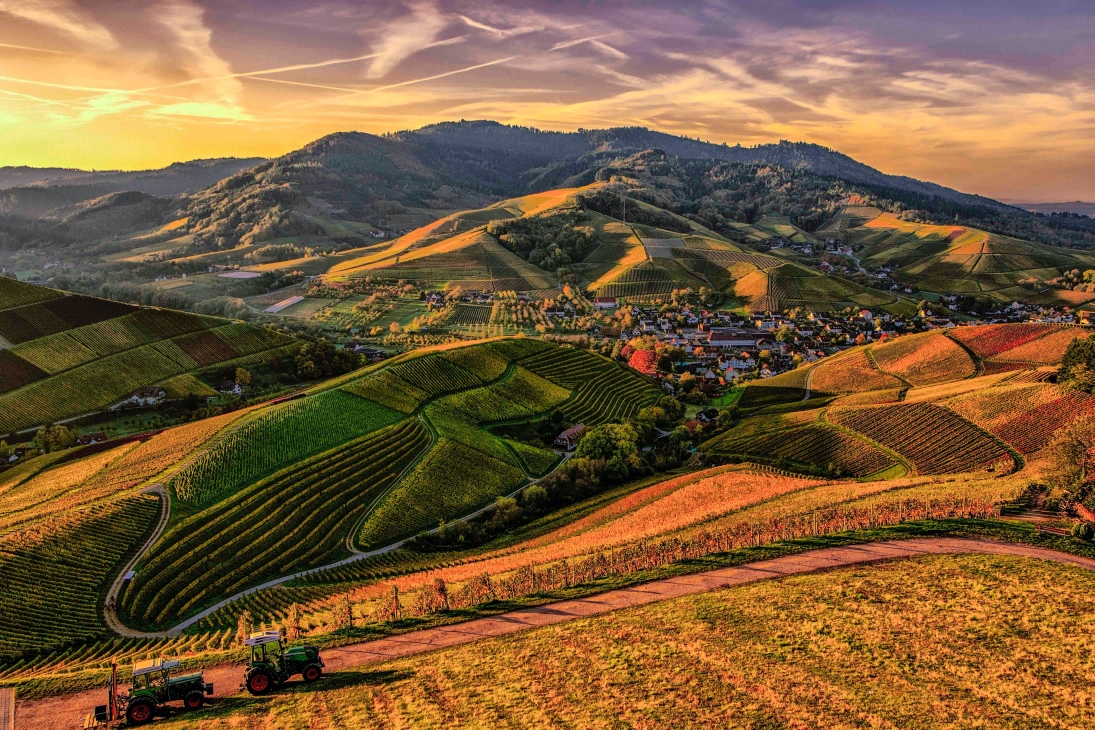
//> input picture 4kimage.jpg, 5472 x 3648 px (shown at 1/5 size)
$ ./encoder_openmp 100 4kimage.jpg   (built with g++ and OpenCV 4)
//> lines starting //> are read from the running program, lines starting //| are printed output that depends on the picture
### ImageProcessing.hpp
#ifndef ImageProcessing
#define ImageProcessing

#include<iostream>
#include "FFT.hpp"
#include<opencv2/highgui/highgui.hpp>
#include<opencv2/imgproc/imgproc.hpp>

#include <stdint.h>

using namespace cv;

//initialize 2D array of quantize matrix quality level 50 for quantize function
const int LuminanceQuantizationTable[8][8] =
{
    {16, 11, 10, 16, 24, 40, 51, 61},
    {12, 12, 14, 19, 26, 58, 60, 55},
    {14, 13, 16, 24, 40, 57, 69, 56},
    {14, 17, 22, 29, 51, 87, 80, 62},
    {18, 22, 37, 56, 68, 109, 103, 77},
    {24, 35, 55, 64, 81, 104, 113, 92},
    {49, 64, 78, 87, 103, 121, 120, 101},
    {72, 92, 95, 98, 112, 100, 103, 99}
};

const int ChrominanceQuantizationTable[8][8] =
{
    {17, 18, 24, 47, 99, 99, 99, 99},
    {18, 21, 26, 66, 99, 99, 99, 99},
    {24, 26, 56, 99, 99, 99, 99, 99},
    {47, 66, 99, 99, 99, 99, 99, 99},
    {99, 99, 99, 99, 99, 99, 99, 99},
    {99, 99, 99, 99, 99, 99, 99, 99},
    {99, 99, 99, 99, 99, 99, 99, 99},
    {99, 99, 99, 99, 99, 99, 99, 99}
};

void QuantizeChrominance(xformBlock* blockptr);
void QuantizeLuminance(xformBlock* blockptr);
void InvQuantizeChrominance(xformBlock* blockptr);
void InvQuantizeLuminance(xformBlock* blockptr);

void SubSample(Mat bandmat, Mat bandmat420);
void UpSample(Mat bandmat, Mat bandmatUp);

#endif

### FFT.hpp
#ifndef FFT
#define FFT
#include <stdio.h>
#include <math.h>
#include <cstring>
#include <iostream>
#include <iomanip>
#include <complex>
#include <cmath>
#include <stdint.h>


#define cnum std::complex<double>
#define uint8 uint8_t
#define int16 int16_t
#define uint32 uint32_t
using namespace std::complex_literals;

enum band_type {Y, CB, CR};

//takes input of current index value and returns decomposed index value
static const unsigned bit_rev_lut[] = {
    0, 4, 2, 6, 1, 5, 3, 7
};

//xformblock struct for block image processing
typedef struct xformBlock {
    cnum data[8][8];
    int row_index;
    int col_index;
    enum band_type band;

} xformBlock;

void FFT_8x8(xformBlock* blockptr);
void IFFT_8x8(xformBlock* blockptr);

#endif

### ImageProcessing.cpp
#include "ImageProcessing.hpp"

using namespace cv;
using namespace std;

/*******************************************************************
    QuantizeChrominance

    inputs:
    xformBlock* blockptr

    outputs:
    xformBlock* blockptr

    description:
    Operate on pixels of image on a block by block level
    Perform quantize operation of dividing by chrominance quantize value corresponding to location within block
    and then rounding resultant

*******************************************************************/
// [17 lines left out: function QuantizeChrominance, not called in this run]

/*******************************************************************
    QuantizeLuminance

    inputs:
    xformBlock* blockptr

    outputs:
    xformBlock* blockptr

    description:
    Operate on pixels of image on a block by block level
    Perform quantize operation of dividing by luminance quantize value corresponding to location within block
    and then rounding resultant

*******************************************************************/
// [13 lines left out: function QuantizeLuminance, not called in this run]

/*******************************************************************
    InvQuantizeChrominance

    inputs:
    xformBlock* blockptr

    outputs:
    xformBlock* blockptr

    description:
    Operate on pixels of image on a block by block level
    Undo quantize operation by multiplying chrominance value corresponding to location within block

*******************************************************************/
// [11 lines left out: function InvQuantizeChrominance, not called in this run]

/*******************************************************************
    InvQuantizeLuminance

    inputs:
    xformBlock* blockptr

    outputs:
    xformBlock* blockptr

    description:
    Operate on pixels of image on a block by block level
    Undo quantize operation by multiplying luminance value corresponding to location within block

*******************************************************************/
// [12 lines left out: function InvQuantizeLuminance, not called in this run]

/*******************************************************************
    SubSample

    inputs:
    Mat bandmat
        Mat object carrying a chrominance band to be reduced to a 4:2:0 sample rate

    Mat bandmat420
        has half as many cols and half as many rows as bandmat

    outputs:
    Mat bandmat420

    description:
    Saves pixels at every other row and col into a smaller mat create a subsampled matrix of color band

*******************************************************************/
void SubSample(Mat bandmat, Mat bandmat420)
{
   int i,j;
   for (int x = 0; x< bandmat.rows/2; x++) // from pixel 1 to end of new bound
    {
        for (int y = 0; y< bandmat.cols/2; y++) // from pixel 1 to end of new bound
        {

            i = 2*x + 1; // skips every other row
            j = 2*y + 1; // skips every other column
            bandmat420.at<uchar>(x,y) = bandmat.at<uchar>(i,j); // assign row and column to subsample variable
        }
    }
}

/*******************************************************************
    UpSample

    inputs:
    Mat bandmat
        Mat object carrying a chrominance band to be Upsampled from 4:2:0 to 4:4:4

    Mat bandmat420
        has twice as many cols and twice as many rows as bandmat

    outputs:
    Mat bandmatUp

    description:
    Store orignal pixels in larger matrix and linearly interpolate the gaps through taking the average of adjacent pixels between columns
    and copying the previous row into gap rows

*******************************************************************/
// [28 lines left out: function UpSample, not called in this run]

### encoder_openmp.cpp

#include <omp.h>
#include<iostream>
#include "FFT.hpp"
#include "FFT.cpp"
#include "ImageProcessing.hpp"
#include "ImageProcessing.cpp"
#include<opencv2/highgui/highgui.hpp>
#include<opencv2/imgproc/imgproc.hpp>

#include <stdint.h>
#include <string>
#include <sys/resource.h>


//using namespace cv;
using namespace std;
using namespace cv;


void mat2block(Mat* mat, xformBlock* block);
void block2mat(Mat* mat, xformBlock* block);
void getblockarray(Mat mat, xformBlock* blockarr);
void getmat(Mat mat, xformBlock* blockarr);

void block2bitstream(xformBlock *block, uint8 *arr );
void bitstream2block(xformBlock *block, uint8 *arr );

void block2bitstream16(xformBlock *block, int16_t *arr );
void bitstream2block16(xformBlock *block, int16_t *arr );

double PSNR(Mat PreImg, Mat PostImg);

int main(int argc, const char** argv)
{

    int my_rank;
    int num_process;
    int thread_count =stoi(argv[1],0,10);


    Mat img;
    Mat myImage_Converted;

    int Y_numBlocks ;
    int Y_numRows ;
    int Y_numCols ;


    int C_numBlocks ;
    int C_numRows ;
    int C_numCols ;

    Mat Cr_420 ;
    Mat Cb_420 ;
    Mat Y;

    //-------------------------------------------------------------------------------------------------//
    // Image Preprocessing in root
    //-------------------------------------------------------------------------------------------------//

    cout<<"Number of threads : "<<thread_count << endl;
    cout<<"Image to compress : "<<argv[2] << endl;

    img = imread(argv[2]);
//> img is the input picture: 3648 rows x 5472 cols, CV_8UC3; mean B, G, R 57.2, 92.2, 122.1
    Mat different_Channels[3];

    //image conversion from RGB to YCrCb to perform encoding process
    cvtColor(img,myImage_Converted, COLOR_RGB2YCrCb);
//> myImage_Converted: 3648 rows x 5472 cols, CV_8UC3; mean of channels 0, 1, 2 85.1, 108.1, 148.9

    //split image matrix into multiple matrices for encoding on each band
    split(myImage_Converted, different_Channels);
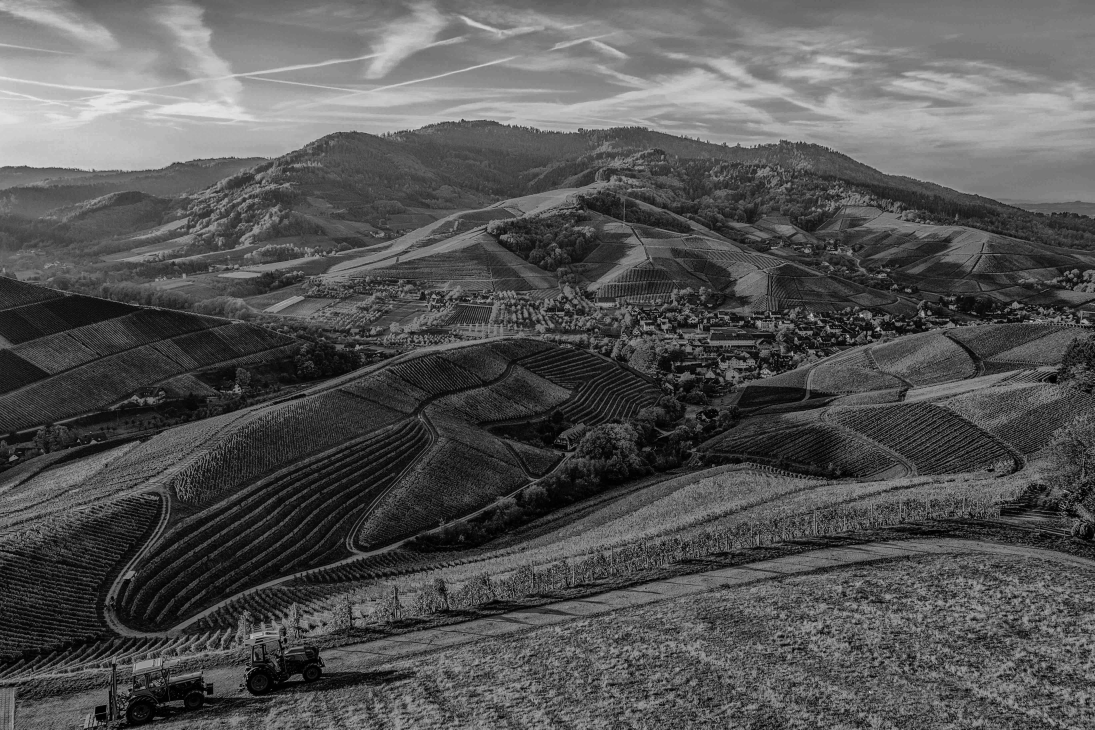
//> different_Channels[0]: 3648 rows x 5472 cols, CV_8UC1 (shown at 1/5 size); min 0, max 246, mean 85.1
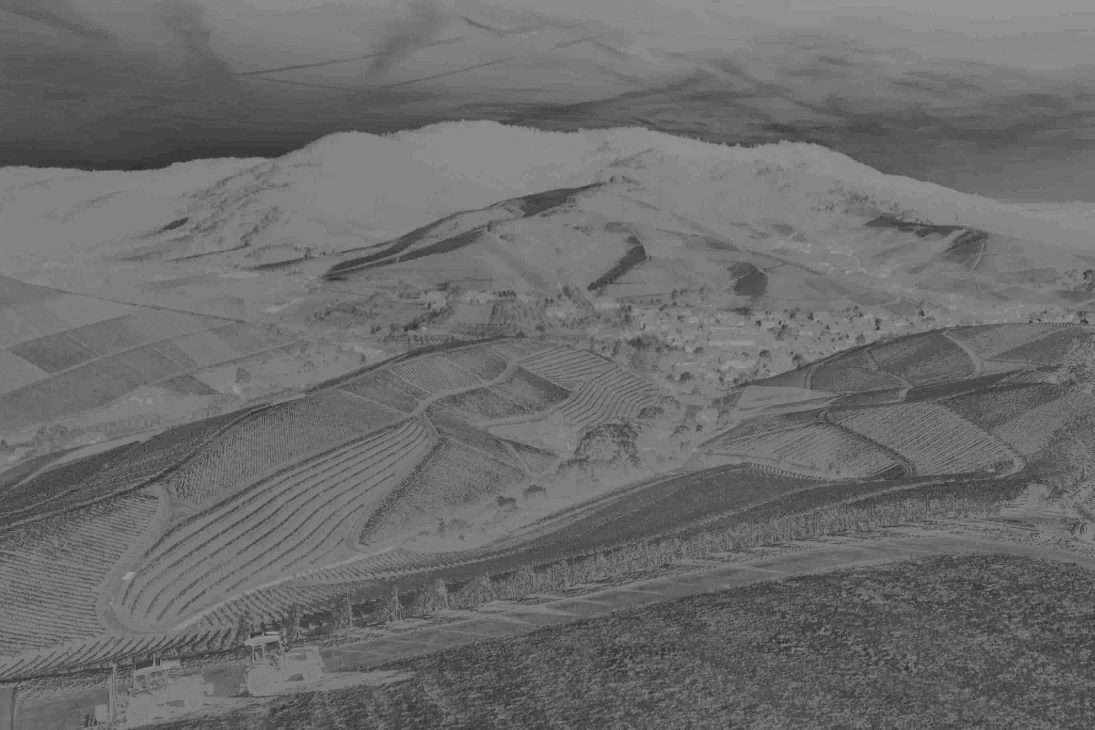
//> different_Channels[1]: 3648 rows x 5472 cols, CV_8UC1 (shown at 1/5 size); min 29, max 176, mean 108.1
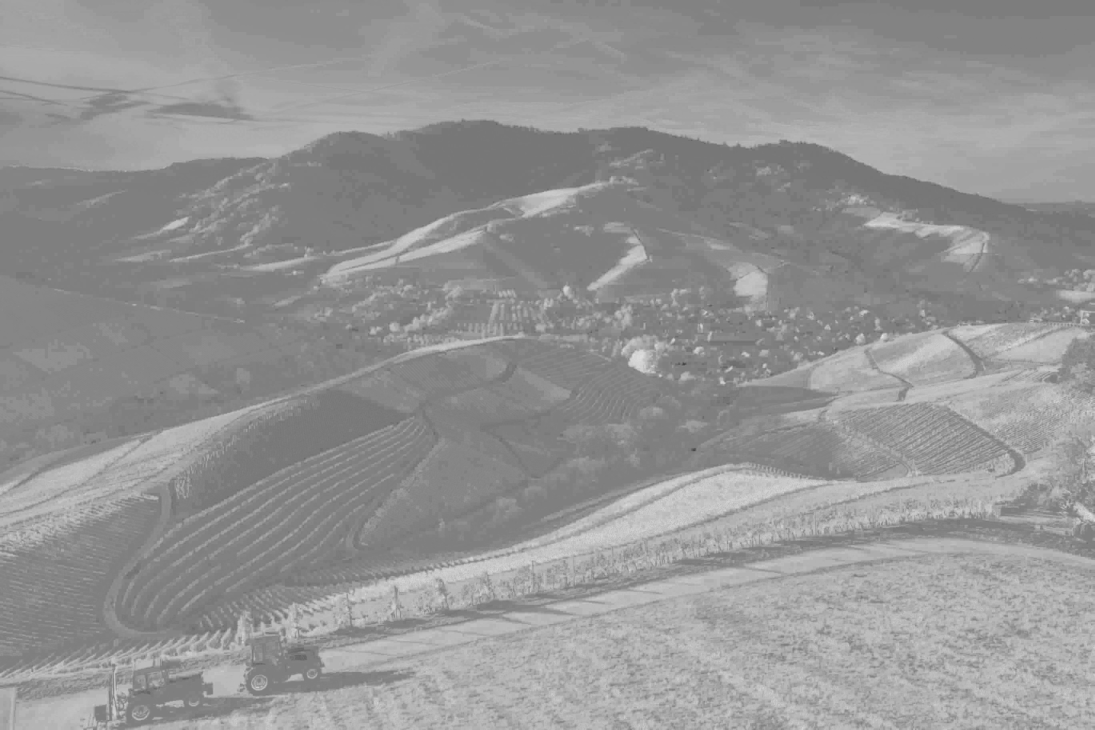
//> different_Channels[2]: 3648 rows x 5472 cols, CV_8UC1 (shown at 1/5 size); min 61, max 236, mean 148.9
    Y = different_Channels[0];
    Mat Cr = different_Channels[1];
    Mat Cb = different_Channels[2];

    //find number of blocks necessary for each band
    Y_numBlocks = ( myImage_Converted.rows / 8 ) * (  myImage_Converted.cols / 8  );
//> Y_numBlocks = 311904
    Y_numRows = myImage_Converted.rows;
//> Y_numRows = 3648
    Y_numCols = myImage_Converted.cols;
//> Y_numCols = 5472

    //Chrominance bands will be subsampled to 4:2:0 and thus require half as many blocks in x and  y or 1/4 overall
    Cr_420 = Mat(myImage_Converted.rows/2,myImage_Converted.cols/2, CV_8UC1, 0.0);
    Cb_420 = Mat(myImage_Converted.rows/2,myImage_Converted.cols/2, CV_8UC1, 0.0);

    //subsample call and then pad rows/cols to make resultant matrix divisble by 8x8
    SubSample(Cr,Cr_420);
//> the loop in SubSample, `for (int x = 0; x< bandmat.rows/2; x++)` made 1824 passes
//> i on passes 1 to 3: 1, 3, 5
//> after the loop in SubSample, `for (int x = 0; x< bandmat.rows/2; x++)`: i = 3647; j = 5471
    SubSample(Cb,Cb_420);
//> the loop in SubSample (call 2), `for (int x = 0; x< bandmat.rows/2; x++)` made 1824 passes

    Mat row_cr = Mat(1, Cr_420.cols, CV_8UC1, 128.0 );
//> row_cr = 2736 values from 128 to 128
    Mat row_cb = Mat(1, Cr_420.cols, CV_8UC1, 128.0 );
//> row_cb = 2736 values from 128 to 128
    Mat row = Mat(1, Cr_420.cols, CV_8UC1, 128.0 );
//> row = 2736 values from 128 to 128
    row_cr.row(0).copyTo(Cr_420.row(Cr_420.rows-1));
//> Cr_420: 1824 rows x 2736 cols, CV_8UC1; min 32, max 172, mean 108.1
    row_cb.row(0).copyTo(Cr_420.row(Cr_420.rows-1));

    int padding = Cr_420.rows % 8;
//> padding = 0
    Cr_420.resize(Cr_420.rows + padding, 1.0);
    Cb_420.resize(Cb_420.rows + padding, 1.0);
    int change_row;
    for(int i =1; i<= padding; i++)
    {
        change_row=Cr_420.rows-i;
        Cr_420.row(change_row).copyTo(row_cr.row(0));
        Cb_420.row(change_row).copyTo(row_cb.row(0));
    }

    int padding_cols = 0;
    Mat col_cr = Mat(Cr_420.rows, 1, CV_8UC1, 128.0 );
//> col_cr = 1824 values from 128 to 128
    Mat col_cb = Mat(Cb_420.rows, 1, CV_8UC1, 128.0 );
    col_cr.col(0).copyTo(Cr_420.col(Cr_420.cols-1));
//> Cr_420: 1824 rows x 2736 cols, CV_8UC1; min 32, max 172, mean 108.1
    col_cb.col(0).copyTo(Cr_420.col(Cr_420.cols-1));

    Mat matArray_Cr[] = { Cr_420, col_cr};
    Mat matArray_Cb[] = { Cb_420, col_cb};

    for(int i =1; i<= padding_cols; i++)
    {
        hconcat( matArray_Cr, 2, Cr_420 );
        hconcat( matArray_Cb, 2, Cb_420 );
        matArray_Cr[0] = Cr_420;
        matArray_Cb[0] = Cb_420;
    }

    C_numBlocks = ( Cr_420.rows / 8 ) * (  Cr_420.cols / 8  );
    C_numRows = Cr_420.rows;
    C_numCols = Cr_420.cols;
//> (the run ends here: the program crashes, at `C_numCols = Cr_420.cols;`)

$ run again, on lena.jpg
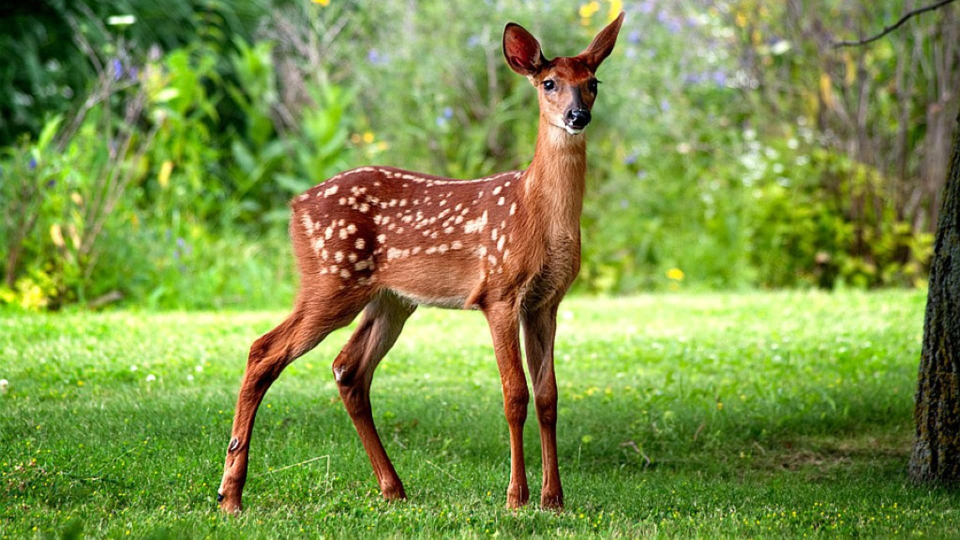
//> input picture lena.jpg, 1920 x 1080 px (shown at 1/2 size)
//> img is the input picture: 1080 rows x 1920 cols, CV_8UC3; mean B, G, R 70.1, 145.2, 123.6
//> myImage_Converted: 1080 rows x 1920 cols, CV_8UC3; mean of channels 0, 1, 2 120.3, 92.2, 129.8
//> the loop in SubSample, `for (int x = 0; x< bandmat.rows/2; x++)` made 540 passes
//> i on passes 1 to 3: 1, 3, 5
//> after the loop in SubSample, `for (int x = 0; x< bandmat.rows/2; x++)`: i = 1079; j = 1919
//> the loop in SubSample (call 2), `for (int x = 0; x< bandmat.rows/2; x++)` made 540 passes
//> `col_cr.col(0).copyTo(Cr_420.col(Cr_420.cols-1));`:
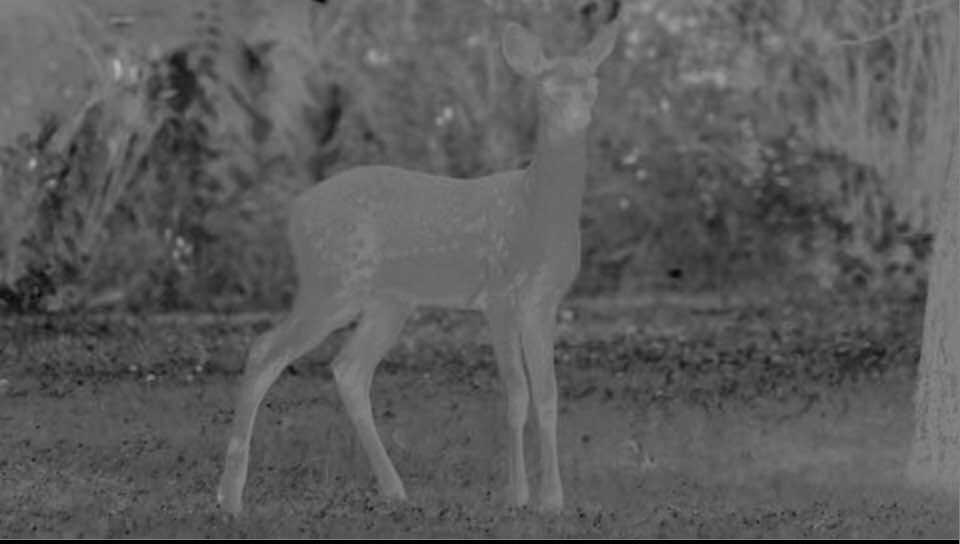
//> Cr_420: 544 rows x 960 cols, CV_8UC1; min 1, max 181, mean 91.7
//> the loop in getblockarray, `for (int currRow = 0; currRow < mat.rows; currRow+=8)` made 135 passes
//> after the loop in getblockarray, `for (int currRow = 0; currRow < mat.rows; currRow+=8)`: blockidx = 32400
//> the loop in getblockarray (call 2), `for (int currRow = 0; currRow < mat.rows; currRow+=8)` made 68 passes
//> img_compressed: 1080 rows x 1920 cols, CV_8UC3; mean of channels 0, 1, 2 120.3, 92.4, 129.9
//> `split(img,img_channels);`:
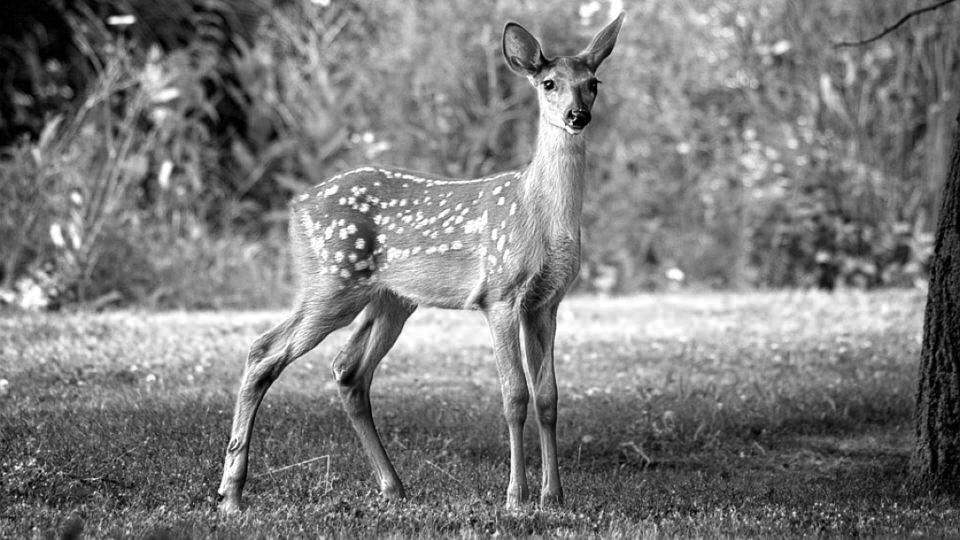
//> img_channels[2]: 1080 rows x 1920 cols, CV_8UC1 (shown at 1/2 size); min 0, max 255, mean 123.6
//> the loop in PSNR, `for (int currRow = 0; currRow < PreImg.rows; currRow++)` made 1080 passes
//| PSNR_R 37.6124
//| PSNR_G 42.955
//| PSNR_B 43.4503
